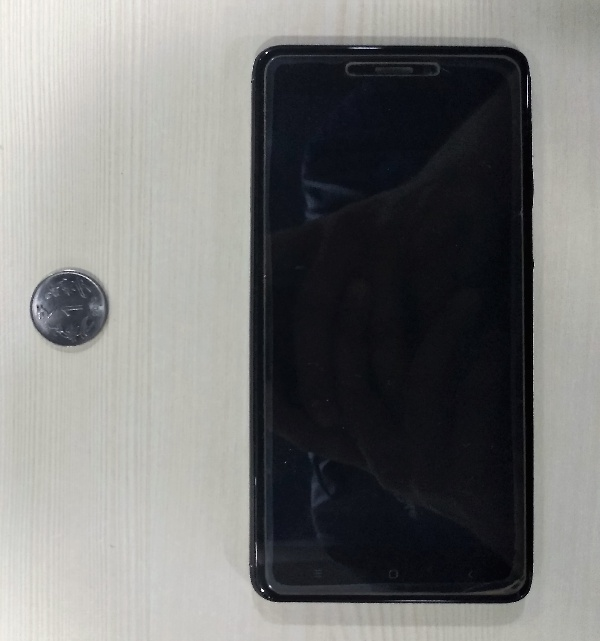
#> input picture Images/test_image.jpg, 600 x 641 px
$ python object_size.py   (older library calls are emulated)
#> lines starting #> are read from the running program, lines starting #| are printed output that depends on the picture; after the words box and inside, x2 and y2 are one past the last pixel; in counts of white or black regions, pixels touching at a corner belong together
from scipy.spatial import distance as dist
from imutils import perspective
from imutils import contours
import numpy as np
import argparse
import imutils
import cv2

def midpoint(ptA, ptB):
	return ((ptA[0] + ptB[0]) * 0.5, (ptA[1] + ptB[1]) * 0.5)

image = cv2.imread("./Images/test_image.jpg")
#> image is the input picture: shape (641, 600, 3); mean B, G, R 117.7, 118.7, 118.3
gray = cv2.cvtColor(image, cv2.COLOR_BGR2GRAY)
gray = cv2.GaussianBlur(gray, (7, 7), 0)
cv2.imwrite('./Results/ref0.jpg', gray)

# perform edge detection, then perform a dilation + erosion to
# close gaps in between object edges

edged = cv2.Canny(gray, 30,40)
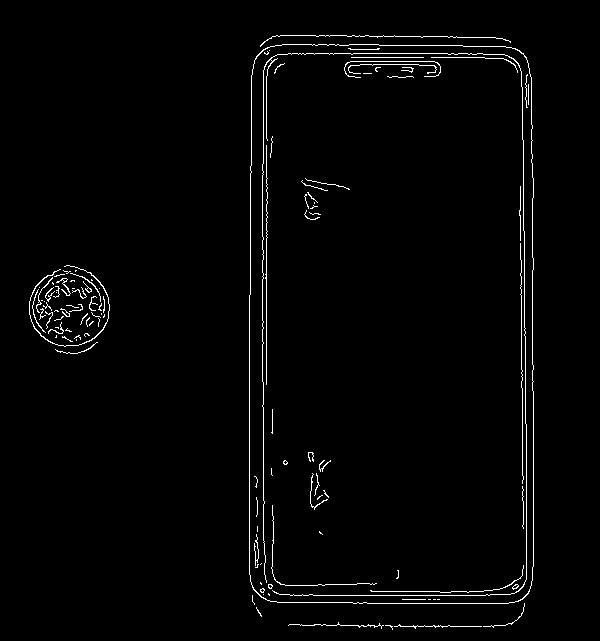
#> edged: shape (641, 600); 1.9% white in thin lines or dots, all inside (x1, y1, x2, y2) = (29, 35, 534, 630)
edged = cv2.dilate(edged, None, iterations=1)
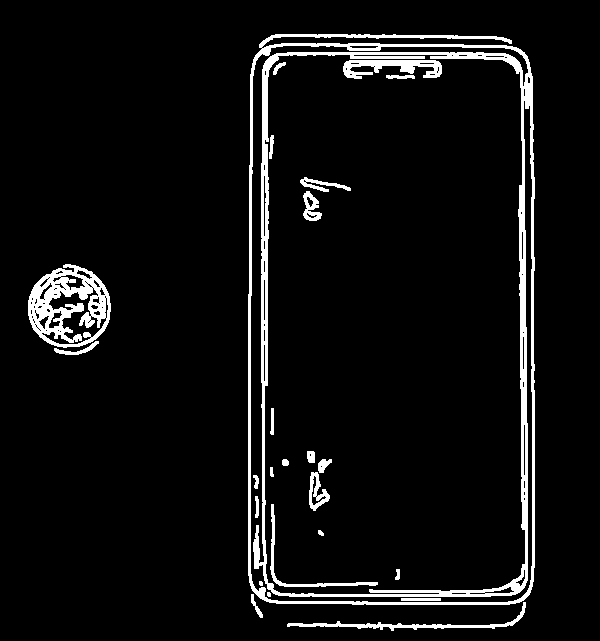
#> edged: shape (641, 600); 6% white; 25 white regions (2 under 20 px), largest, box (x1, y1, x2, y2) and area: (248, 34, 535, 605) 14710, (28, 264, 111, 348) 3520, (343, 60, 442, 79) 1032
edged = cv2.erode(edged, None, iterations=1)
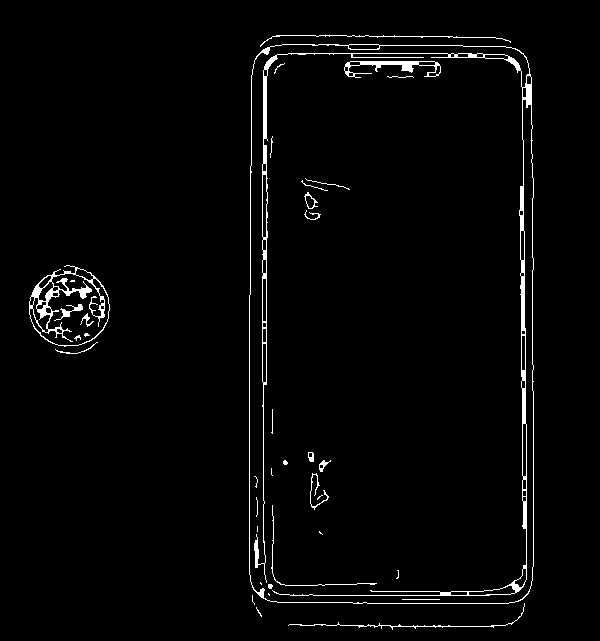
#> edged: shape (641, 600); 2.4% white in thin lines or dots, all inside (x1, y1, x2, y2) = (29, 35, 534, 630)
#cv2.imshow("Im", edged)
cv2.imwrite('./Results/ref1.jpg', edged)

# find contours in the edge map
cnts = cv2.findContours(edged.copy(), cv2.RETR_EXTERNAL,
	cv2.CHAIN_APPROX_SIMPLE)
#> cnts = 7 contours, 3 with area under 20; largest, box (x1, y1, x2, y2) and area: (249, 44, 534, 604) 156876, (29, 265, 110, 347) 4814, (288, 603, 525, 630) 48, (260, 35, 511, 47) 22
cnts = imutils.grab_contours(cnts)

# sort the contours from left-to-right and initialize the
# 'pixels per metric' calibration variable
(cnts, _) = contours.sort_contours(cnts)
pixelsPerMetric = None

orig = image.copy()

# loop over the contours individually
for c in cnts:
	# if the contour is not sufficiently large, ignore it
	if cv2.contourArea(c) < 100:
		continue

	# compute the rotated bounding box of the contour
	box = cv2.minAreaRect(c)
	box = cv2.cv.BoxPoints(box) if imutils.is_cv2() else cv2.boxPoints(box)
	box = np.array(box, dtype="int")

	# order the points in the contour such that they appear
	# in top-left, top-right, bottom-right, and bottom-left
	# order, then draw the outline of the rotated bounding
	# box
	box = perspective.order_points(box)
	cv2.drawContours(orig, [box.astype("int")], -1, (0, 255, 0), 2)
	cv2.imwrite('./Results/ref2.jpg', cv2.drawContours(orig, [box.astype("int")], -1, (0, 255, 0), 2))

	# loop over the original points and draw them
	for (x, y) in box:
		cv2.circle(orig, (int(x), int(y)), 5, (0, 0, 255), -1)

	# unpack the ordered bounding box, then compute the midpoint
	# between the top-left and top-right coordinates, followed by
	# the midpoint between bottom-left and bottom-right coordinates
	(tl, tr, br, bl) = box
	(tltrX, tltrY) = midpoint(tl, tr)
	(blbrX, blbrY) = midpoint(bl, br)

	# compute the midpoint between the top-left and top-right points,
	# followed by the midpoint between the top-righ and bottom-right
	(tlblX, tlblY) = midpoint(tl, bl)
	(trbrX, trbrY) = midpoint(tr, br)

	# draw the midpoints on the image
	cv2.circle(orig, (int(tltrX), int(tltrY)), 5, (255, 0, 0), -1)
	cv2.circle(orig, (int(blbrX), int(blbrY)), 5, (255, 0, 0), -1)
	cv2.circle(orig, (int(tlblX), int(tlblY)), 5, (255, 0, 0), -1)
	cv2.circle(orig, (int(trbrX), int(trbrY)), 5, (255, 0, 0), -1)

	# draw lines between the midpoints
	cv2.line(orig, (int(tltrX), int(tltrY)), (int(blbrX), int(blbrY)),
		(255, 0, 255), 2)
	cv2.line(orig, (int(tlblX), int(tlblY)), (int(trbrX), int(trbrY)),
		(255, 0, 255), 2)

	cv2.imwrite("./Results/ref3.jpg",orig)
	# compute the Euclidean distance between the midpoints
	dA = dist.euclidean((tltrX, tltrY), (blbrX, blbrY))
	dB = dist.euclidean((tlblX, tlblY), (trbrX, trbrY))

	# if the pixels per metric has not been initialized, then
	# compute it as the ratio of pixels to supplied metric
	# (in this case, inches)
	if pixelsPerMetric is None:
		pixelsPerMetric = dB / 0.89

	# compute the size of the object
	dimA = dA / pixelsPerMetric
	dimB = dB / pixelsPerMetric

	# draw the object sizes on the image
	cv2.putText(orig, "{:.1f}in".format(dimA),
		(int(tltrX), int(tltrY)), cv2.FONT_HERSHEY_SIMPLEX,
		0.65, (0,0,139), 2)
	cv2.putText(orig, "{:.1f}in".format(dimB),
		(int(trbrX-50), int(trbrY)), cv2.FONT_HERSHEY_SIMPLEX,
		0.65, (0,0,139), 2)


	# show the output image
	#cv2.imshow("Image", orig)
	cv2.imwrite('./Results/Final.jpg', orig)
	cv2.waitKey(0)
#> this loop made 7 passes
#> (tl, tr, br, bl, tltrX, tltrY, blbrX, blbrY) on pass 1: ([13, 308], [69, 251], [124, 307], [68, 363], 41, 279.5, 96, 335)
#> (tl, tr, br, bl, tltrX, tltrY, blbrX, blbrY) on pass 3: ([249, 44], [532, 44], [532, 602], [249, 602], 390.5, 44, 390.5, 602)
#> pass 1, `cv2.imwrite('./Results/ref2.jpg', cv2.drawContours(orig, [box.astype("..`:
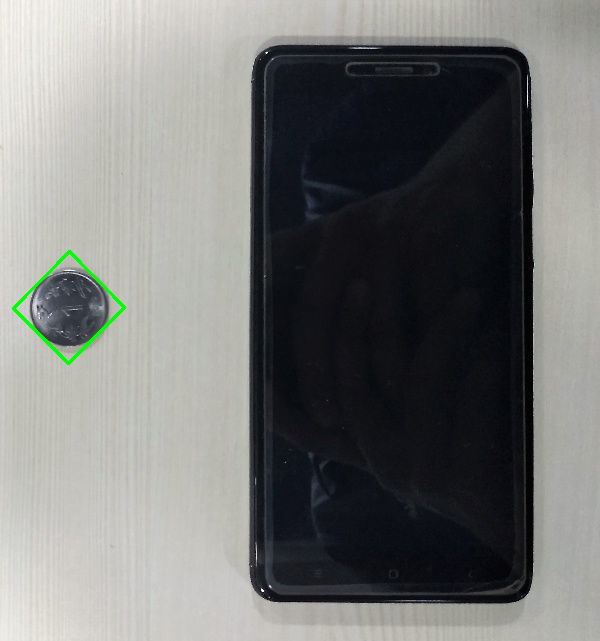
#> saved as ref2.jpg: shape (641, 600, 3); mean B, G, R 117.3, 118.9, 117.8
#> pass 1, `cv2.imwrite("./Results/ref3.jpg",orig)`:
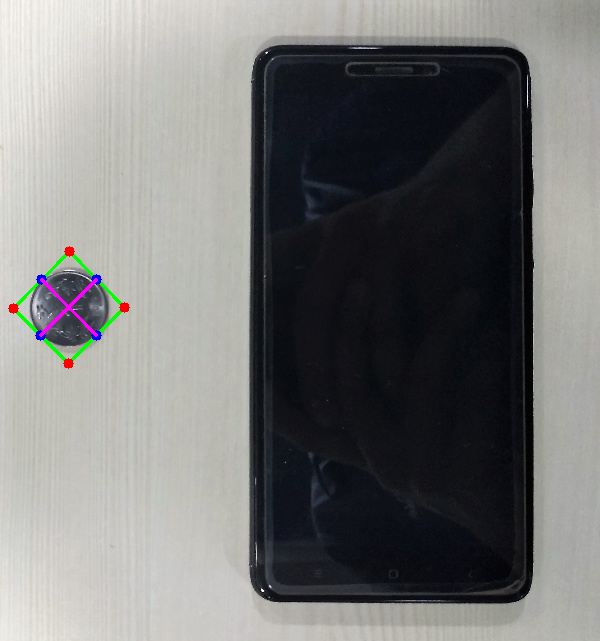
#> saved as ref3.jpg: shape (641, 600, 3); mean B, G, R 117.5, 118.5, 118.1
#> pass 1, `cv2.imwrite('./Results/Final.jpg', orig)`:
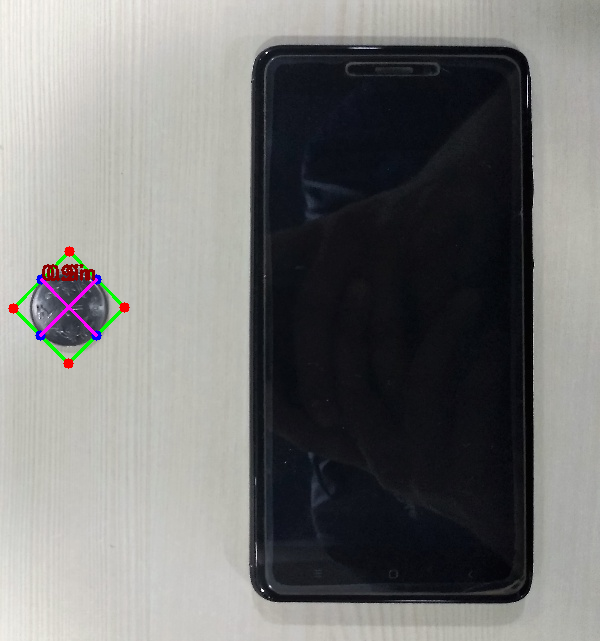
#> saved as Final.jpg: shape (641, 600, 3); mean B, G, R 117.3, 118.3, 118.2
#> after the loop:
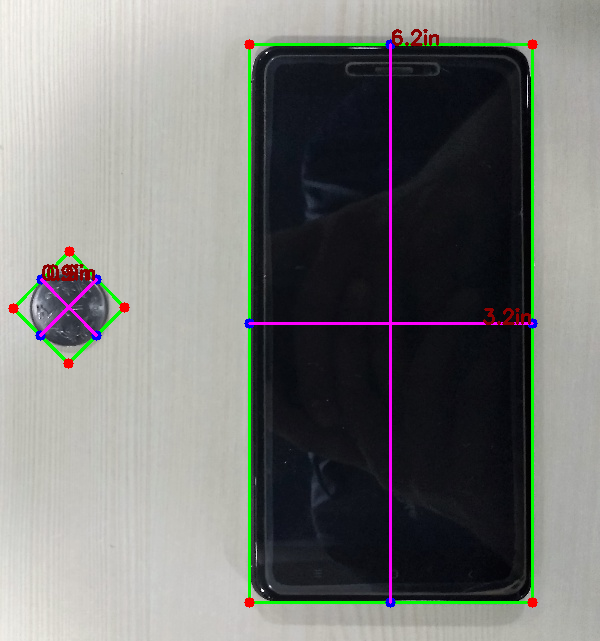
#> orig: shape (641, 600, 3); 2.8% of pixels changed, all inside (x1, y1, x2, y2) = (8, 29, 538, 608)
#> after the loop, pixelsPerMetric = 89.38
